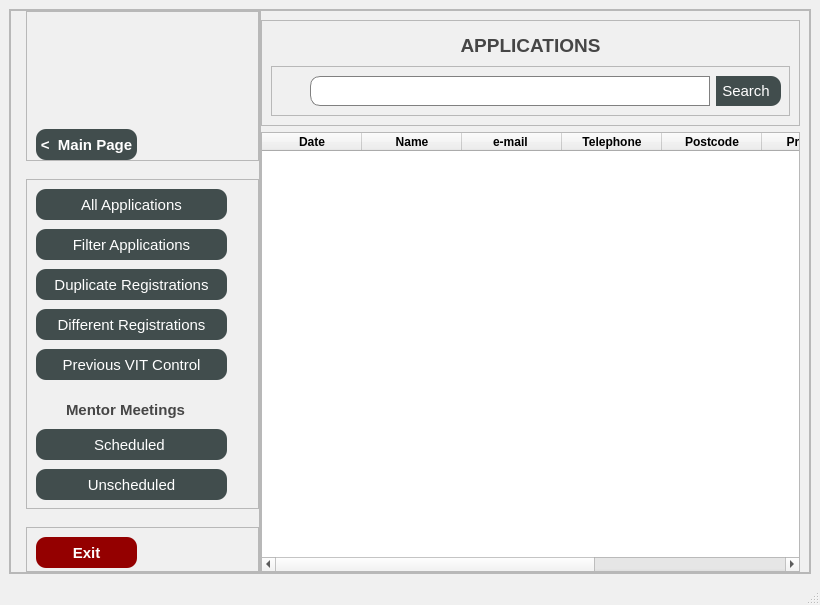
<?xml version="1.0" encoding="UTF-8"?>
<ui version="4.0">
 <class>MainWindow</class>
 <widget class="QMainWindow" name="MainWindow">
  <property name="geometry">
   <rect>
    <x>0</x>
    <y>0</y>
    <width>820</width>
    <height>605</height>
   </rect>
  </property>
  <property name="minimumSize">
   <size>
    <width>820</width>
    <height>605</height>
   </size>
  </property>
  <property name="windowTitle">
   <string>MainWindow</string>
  </property>
  <property name="styleSheet">
   <string notr="true">QMainWindow{
 
	background-color: rgb(240, 240, 240);
}</string>
  </property>
  <widget class="QWidget" name="centralwidget">
   <layout class="QVBoxLayout" name="verticalLayout_2">
    <item>
     <widget class="QFrame" name="mainFrame">
      <property name="minimumSize">
       <size>
        <width>500</width>
        <height>300</height>
       </size>
      </property>
      <property name="font">
       <font>
        <bold>false</bold>
       </font>
      </property>
      <property name="frameShape">
       <enum>QFrame::StyledPanel</enum>
      </property>
      <property name="frameShadow">
       <enum>QFrame::Raised</enum>
      </property>
      <layout class="QHBoxLayout" name="horizontalLayout_2">
       <property name="spacing">
        <number>0</number>
       </property>
       <property name="leftMargin">
        <number>0</number>
       </property>
       <property name="topMargin">
        <number>0</number>
       </property>
       <property name="rightMargin">
        <number>0</number>
       </property>
       <property name="bottomMargin">
        <number>0</number>
       </property>
       <item>
        <widget class="QFrame" name="frameLeft">
         <property name="minimumSize">
          <size>
           <width>250</width>
           <height>500</height>
          </size>
         </property>
         <property name="styleSheet">
          <string notr="true"/>
         </property>
         <property name="frameShape">
          <enum>QFrame::StyledPanel</enum>
         </property>
         <property name="frameShadow">
          <enum>QFrame::Raised</enum>
         </property>
         <layout class="QVBoxLayout" name="verticalLayout_4">
          <property name="leftMargin">
           <number>15</number>
          </property>
          <property name="topMargin">
           <number>0</number>
          </property>
          <property name="rightMargin">
           <number>0</number>
          </property>
          <property name="bottomMargin">
           <number>0</number>
          </property>
          <item>
           <widget class="QFrame" name="frameTopLeft">
            <property name="minimumSize">
             <size>
              <width>0</width>
              <height>150</height>
             </size>
            </property>
            <property name="frameShape">
             <enum>QFrame::StyledPanel</enum>
            </property>
            <property name="frameShadow">
             <enum>QFrame::Raised</enum>
            </property>
            <layout class="QVBoxLayout" name="verticalLayout_5">
             <property name="spacing">
              <number>6</number>
             </property>
             <property name="topMargin">
              <number>15</number>
             </property>
             <property name="rightMargin">
              <number>0</number>
             </property>
             <property name="bottomMargin">
              <number>0</number>
             </property>
             <item>
              <widget class="QLabel" name="labelLogo">
               <property name="minimumSize">
                <size>
                 <width>221</width>
                 <height>61</height>
                </size>
               </property>
               <property name="maximumSize">
                <size>
                 <width>221</width>
                 <height>61</height>
                </size>
               </property>
               <property name="text">
                <string/>
               </property>
               <property name="pixmap">
                <pixmap>logoPhoto.png</pixmap>
               </property>
               <property name="scaledContents">
                <bool>true</bool>
               </property>
              </widget>
             </item>
             <item>
              <spacer name="verticalSpacer_3">
               <property name="orientation">
                <enum>Qt::Vertical</enum>
               </property>
               <property name="sizeHint" stdset="0">
                <size>
                 <width>20</width>
                 <height>40</height>
                </size>
               </property>
              </spacer>
             </item>
             <item>
              <widget class="QPushButton" name="pushButtonBackMainPage">
               <property name="minimumSize">
                <size>
                 <width>101</width>
                 <height>31</height>
                </size>
               </property>
               <property name="maximumSize">
                <size>
                 <width>101</width>
                 <height>31</height>
                </size>
               </property>
               <property name="font">
                <font>
                 <pointsize>11</pointsize>
                 <bold>true</bold>
                </font>
               </property>
               <property name="styleSheet">
                <string notr="true">QPushButton{
background-color: rgb(65, 77, 77);
color: rgb(255, 255, 255);
border-radius: 10px;
}

QPushButton:hover {
 
 background-color: rgb(90, 100, 100);
}

QPushButton:pressed{
 background-color: white;
 color: rgb(65, 77, 77);
 border: 1px solid black;
}</string>
               </property>
               <property name="text">
                <string>&lt;  Main Page</string>
               </property>
              </widget>
             </item>
            </layout>
           </widget>
          </item>
          <item>
           <spacer name="verticalSpacer_2">
            <property name="orientation">
             <enum>Qt::Vertical</enum>
            </property>
            <property name="sizeHint" stdset="0">
             <size>
              <width>20</width>
              <height>40</height>
             </size>
            </property>
           </spacer>
          </item>
          <item>
           <widget class="QFrame" name="frameMenu">
            <property name="minimumSize">
             <size>
              <width>221</width>
              <height>330</height>
             </size>
            </property>
            <property name="frameShape">
             <enum>QFrame::StyledPanel</enum>
            </property>
            <property name="frameShadow">
             <enum>QFrame::Raised</enum>
            </property>
            <widget class="QPushButton" name="pushButtonUnscheduled">
             <property name="geometry">
              <rect>
               <x>10</x>
               <y>290</y>
               <width>191</width>
               <height>31</height>
              </rect>
             </property>
             <property name="font">
              <font>
               <pointsize>11</pointsize>
               <bold>false</bold>
              </font>
             </property>
             <property name="styleSheet">
              <string notr="true">QPushButton{
background-color: rgb(65, 77, 77);
color: rgb(255, 255, 255);
border-radius: 10px;
}

QPushButton:hover {
 
 background-color: rgb(90, 100, 100);
}

QPushButton:pressed{
 background-color: white;
 color: rgb(65, 77, 77);
 border: 1px solid black;
}</string>
             </property>
             <property name="text">
              <string>Unscheduled</string>
             </property>
            </widget>
            <widget class="QPushButton" name="pushButtonScheduled">
             <property name="geometry">
              <rect>
               <x>10</x>
               <y>250</y>
               <width>191</width>
               <height>31</height>
              </rect>
             </property>
             <property name="font">
              <font>
               <pointsize>11</pointsize>
               <bold>false</bold>
              </font>
             </property>
             <property name="styleSheet">
              <string notr="true">QPushButton{
background-color: rgb(65, 77, 77);
color: rgb(255, 255, 255);
border-radius: 10px;
}

QPushButton:hover {
 
 background-color: rgb(90, 100, 100);
}

QPushButton:pressed{
 background-color: white;
 color: rgb(65, 77, 77);
 border: 1px solid black;
}</string>
             </property>
             <property name="text">
              <string>Scheduled </string>
             </property>
            </widget>
            <widget class="QPushButton" name="pushButtonDifferentRegistrations">
             <property name="geometry">
              <rect>
               <x>10</x>
               <y>130</y>
               <width>191</width>
               <height>31</height>
              </rect>
             </property>
             <property name="font">
              <font>
               <pointsize>11</pointsize>
               <bold>false</bold>
              </font>
             </property>
             <property name="styleSheet">
              <string notr="true">QPushButton{
background-color: rgb(65, 77, 77);
color: rgb(255, 255, 255);
border-radius: 10px;
}

QPushButton:hover {
 
 background-color: rgb(90, 100, 100);
}

QPushButton:pressed{
 background-color: white;
 color: rgb(65, 77, 77);
 border: 1px solid black;
}</string>
             </property>
             <property name="text">
              <string>Different Registrations</string>
             </property>
            </widget>
            <widget class="QPushButton" name="pushButtonPreviousVITCtrl">
             <property name="geometry">
              <rect>
               <x>10</x>
               <y>170</y>
               <width>191</width>
               <height>31</height>
              </rect>
             </property>
             <property name="font">
              <font>
               <pointsize>11</pointsize>
               <bold>false</bold>
              </font>
             </property>
             <property name="styleSheet">
              <string notr="true">QPushButton{
background-color: rgb(65, 77, 77);
color: rgb(255, 255, 255);
border-radius: 10px;
}

QPushButton:hover {
 
 background-color: rgb(90, 100, 100);
}

QPushButton:pressed{
 background-color: white;
 color: rgb(65, 77, 77);
 border: 1px solid black;
}</string>
             </property>
             <property name="text">
              <string>Previous VIT Control</string>
             </property>
            </widget>
            <widget class="QPushButton" name="pushButtonDuplicateRegistrations">
             <property name="geometry">
              <rect>
               <x>10</x>
               <y>90</y>
               <width>191</width>
               <height>31</height>
              </rect>
             </property>
             <property name="font">
              <font>
               <pointsize>11</pointsize>
               <bold>false</bold>
              </font>
             </property>
             <property name="styleSheet">
              <string notr="true">QPushButton{
background-color: rgb(65, 77, 77);
color: rgb(255, 255, 255);
border-radius: 10px;
}

QPushButton:hover {
 
 background-color: rgb(90, 100, 100);
}

QPushButton:pressed{
 background-color: white;
 color: rgb(65, 77, 77);
 border: 1px solid black;
}</string>
             </property>
             <property name="text">
              <string>Duplicate Registrations</string>
             </property>
            </widget>
            <widget class="QPushButton" name="pushButtonAllApps">
             <property name="geometry">
              <rect>
               <x>10</x>
               <y>10</y>
               <width>191</width>
               <height>31</height>
              </rect>
             </property>
             <property name="font">
              <font>
               <pointsize>11</pointsize>
               <bold>false</bold>
              </font>
             </property>
             <property name="styleSheet">
              <string notr="true">QPushButton{
background-color: rgb(65, 77, 77);
color: rgb(255, 255, 255);
border-radius: 10px;
}

QPushButton:hover {
 
 background-color: rgb(90, 100, 100);
}

QPushButton:pressed{
 background-color: white;
 color: rgb(65, 77, 77);
 border: 1px solid black;
}</string>
             </property>
             <property name="text">
              <string>All Applications</string>
             </property>
            </widget>
            <widget class="QPushButton" name="pushButtonFilterApps">
             <property name="geometry">
              <rect>
               <x>10</x>
               <y>50</y>
               <width>191</width>
               <height>31</height>
              </rect>
             </property>
             <property name="font">
              <font>
               <pointsize>11</pointsize>
               <bold>false</bold>
              </font>
             </property>
             <property name="styleSheet">
              <string notr="true">QPushButton{
background-color: rgb(65, 77, 77);
color: rgb(255, 255, 255);
border-radius: 10px;
}

QPushButton:hover {
 
 background-color: rgb(90, 100, 100);
}

QPushButton:pressed{
 background-color: white;
 color: rgb(65, 77, 77);
 border: 1px solid black;
}</string>
             </property>
             <property name="text">
              <string>Filter Applications</string>
             </property>
            </widget>
            <widget class="QLabel" name="labelMentorMeetings">
             <property name="geometry">
              <rect>
               <x>40</x>
               <y>220</y>
               <width>131</width>
               <height>21</height>
              </rect>
             </property>
             <property name="font">
              <font>
               <pointsize>11</pointsize>
               <bold>true</bold>
              </font>
             </property>
             <property name="styleSheet">
              <string notr="true">color: rgb(70, 70, 70);</string>
             </property>
             <property name="text">
              <string>Mentor Meetings</string>
             </property>
            </widget>
           </widget>
          </item>
          <item>
           <spacer name="verticalSpacer">
            <property name="orientation">
             <enum>Qt::Vertical</enum>
            </property>
            <property name="sizeHint" stdset="0">
             <size>
              <width>20</width>
              <height>40</height>
             </size>
            </property>
           </spacer>
          </item>
          <item>
           <widget class="QFrame" name="frameLeftBottom">
            <property name="minimumSize">
             <size>
              <width>0</width>
              <height>45</height>
             </size>
            </property>
            <property name="frameShape">
             <enum>QFrame::StyledPanel</enum>
            </property>
            <property name="frameShadow">
             <enum>QFrame::Raised</enum>
            </property>
            <widget class="QPushButton" name="pushButtonExit">
             <property name="geometry">
              <rect>
               <x>10</x>
               <y>10</y>
               <width>101</width>
               <height>31</height>
              </rect>
             </property>
             <property name="minimumSize">
              <size>
               <width>101</width>
               <height>31</height>
              </size>
             </property>
             <property name="maximumSize">
              <size>
               <width>101</width>
               <height>31</height>
              </size>
             </property>
             <property name="font">
              <font>
               <pointsize>11</pointsize>
               <bold>true</bold>
              </font>
             </property>
             <property name="styleSheet">
              <string notr="true">QPushButton{
 background-color: rgb(148, 0, 0);
 color: rgb(255, 255, 255);
 border-radius: 10px;
}
QPushButton:hover {
  background-color: rgba(157, 9, 19,200);
  color: rgb(255, 255, 255);
  border-radius: 10px;
  border: 1px solid black;
}

QPushButton:pressed {
  background-color: white;
  color: rgb(170, 0, 0);
  border: 1px solid black;
}

</string>
             </property>
             <property name="text">
              <string>Exit</string>
             </property>
            </widget>
           </widget>
          </item>
         </layout>
        </widget>
       </item>
       <item>
        <widget class="QFrame" name="frameRight">
         <property name="minimumSize">
          <size>
           <width>300</width>
           <height>300</height>
          </size>
         </property>
         <property name="frameShape">
          <enum>QFrame::StyledPanel</enum>
         </property>
         <property name="frameShadow">
          <enum>QFrame::Raised</enum>
         </property>
         <layout class="QVBoxLayout" name="verticalLayout">
          <property name="leftMargin">
           <number>0</number>
          </property>
          <property name="bottomMargin">
           <number>0</number>
          </property>
          <item>
           <widget class="QFrame" name="frameTopRight">
            <property name="minimumSize">
             <size>
              <width>0</width>
              <height>100</height>
             </size>
            </property>
            <property name="layoutDirection">
             <enum>Qt::LeftToRight</enum>
            </property>
            <property name="frameShape">
             <enum>QFrame::StyledPanel</enum>
            </property>
            <property name="frameShadow">
             <enum>QFrame::Raised</enum>
            </property>
            <layout class="QVBoxLayout" name="verticalLayout_3">
             <item>
              <widget class="QLabel" name="labelHeader">
               <property name="minimumSize">
                <size>
                 <width>300</width>
                 <height>30</height>
                </size>
               </property>
               <property name="font">
                <font>
                 <family>Arial</family>
                 <pointsize>14</pointsize>
                 <bold>true</bold>
                </font>
               </property>
               <property name="styleSheet">
                <string notr="true">letter-spacing: 0.1em;
color: rgb(70, 70, 70);</string>
               </property>
               <property name="text">
                <string>APPLICATIONS</string>
               </property>
               <property name="alignment">
                <set>Qt::AlignCenter</set>
               </property>
              </widget>
             </item>
             <item>
              <widget class="QFrame" name="frameSearch">
               <property name="minimumSize">
                <size>
                 <width>500</width>
                 <height>50</height>
                </size>
               </property>
               <property name="maximumSize">
                <size>
                 <width>1000</width>
                 <height>50</height>
                </size>
               </property>
               <property name="frameShape">
                <enum>QFrame::StyledPanel</enum>
               </property>
               <property name="frameShadow">
                <enum>QFrame::Raised</enum>
               </property>
               <layout class="QHBoxLayout" name="horizontalLayout" stretch="1,5,1,1">
                <property name="leftMargin">
                 <number>30</number>
                </property>
                <property name="rightMargin">
                 <number>0</number>
                </property>
                <item>
                 <spacer name="horizontalSpacer">
                  <property name="orientation">
                   <enum>Qt::Horizontal</enum>
                  </property>
                  <property name="sizeHint" stdset="0">
                   <size>
                    <width>40</width>
                    <height>20</height>
                   </size>
                  </property>
                 </spacer>
                </item>
                <item>
                 <widget class="QLineEdit" name="lineEditSearch">
                  <property name="minimumSize">
                   <size>
                    <width>400</width>
                    <height>30</height>
                   </size>
                  </property>
                  <property name="maximumSize">
                   <size>
                    <width>600</width>
                    <height>30</height>
                   </size>
                  </property>
                  <property name="styleSheet">
                   <string notr="true">QLineEdit {
 background-color: white;
 border-bottom-left-radius: 10px;
 border-top-left-radius: 10px;
 padding-left: 10px;
 border: 1px solid gray;

}

QLineEdit:hover {
border-color: black;
}</string>
                  </property>
                  <property name="text">
                   <string/>
                  </property>
                 </widget>
                </item>
                <item>
                 <widget class="QPushButton" name="pushButtonSearch">
                  <property name="minimumSize">
                   <size>
                    <width>65</width>
                    <height>30</height>
                   </size>
                  </property>
                  <property name="maximumSize">
                   <size>
                    <width>65</width>
                    <height>30</height>
                   </size>
                  </property>
                  <property name="font">
                   <font>
                    <pointsize>11</pointsize>
                   </font>
                  </property>
                  <property name="styleSheet">
                   <string notr="true">QPushButton {
background-color: rgb(65, 77, 77);
color: rgb(255, 255, 255);
 border-bottom-right-radius: 10px;
 border-top-right-radius: 10px;
 padding-right: 5px;
}

QPushButton:hover {
 
 background-color: rgb(90, 100, 100);
}

QPushButton:pressed{
 background-color: white;
 color: rgb(65, 77, 77);
 border: 1px solid black;
}</string>
                  </property>
                  <property name="text">
                   <string>Search</string>
                  </property>
                 </widget>
                </item>
                <item>
                 <spacer name="horizontalSpacer_2">
                  <property name="orientation">
                   <enum>Qt::Horizontal</enum>
                  </property>
                  <property name="sizeHint" stdset="0">
                   <size>
                    <width>40</width>
                    <height>20</height>
                   </size>
                  </property>
                 </spacer>
                </item>
               </layout>
              </widget>
             </item>
            </layout>
           </widget>
          </item>
          <item>
           <widget class="QTableWidget" name="tableWidgetCandidates">
            <property name="font">
             <font>
              <pointsize>9</pointsize>
              <bold>false</bold>
             </font>
            </property>
            <column>
             <property name="text">
              <string>Date</string>
             </property>
             <property name="font">
              <font>
               <bold>true</bold>
              </font>
             </property>
            </column>
            <column>
             <property name="text">
              <string>Name</string>
             </property>
             <property name="font">
              <font>
               <bold>true</bold>
              </font>
             </property>
            </column>
            <column>
             <property name="text">
              <string>e-mail </string>
             </property>
             <property name="font">
              <font>
               <bold>true</bold>
              </font>
             </property>
            </column>
            <column>
             <property name="text">
              <string>Telephone</string>
             </property>
             <property name="font">
              <font>
               <bold>true</bold>
              </font>
             </property>
            </column>
            <column>
             <property name="text">
              <string>Postcode</string>
             </property>
             <property name="font">
              <font>
               <bold>true</bold>
              </font>
             </property>
            </column>
            <column>
             <property name="text">
              <string>Province</string>
             </property>
             <property name="font">
              <font>
               <bold>true</bold>
              </font>
             </property>
            </column>
            <column>
             <property name="text">
              <string>Status</string>
             </property>
             <property name="font">
              <font>
               <bold>true</bold>
              </font>
             </property>
            </column>
            <column>
             <property name="text">
              <string>Financials</string>
             </property>
             <property name="font">
              <font>
               <bold>true</bold>
              </font>
             </property>
            </column>
           </widget>
          </item>
         </layout>
        </widget>
       </item>
      </layout>
     </widget>
    </item>
   </layout>
  </widget>
  <widget class="QMenuBar" name="menubar">
   <property name="geometry">
    <rect>
     <x>0</x>
     <y>0</y>
     <width>820</width>
     <height>22</height>
    </rect>
   </property>
  </widget>
  <widget class="QStatusBar" name="statusbar"/>
 </widget>
 <resources/>
 <connections/>
</ui>
